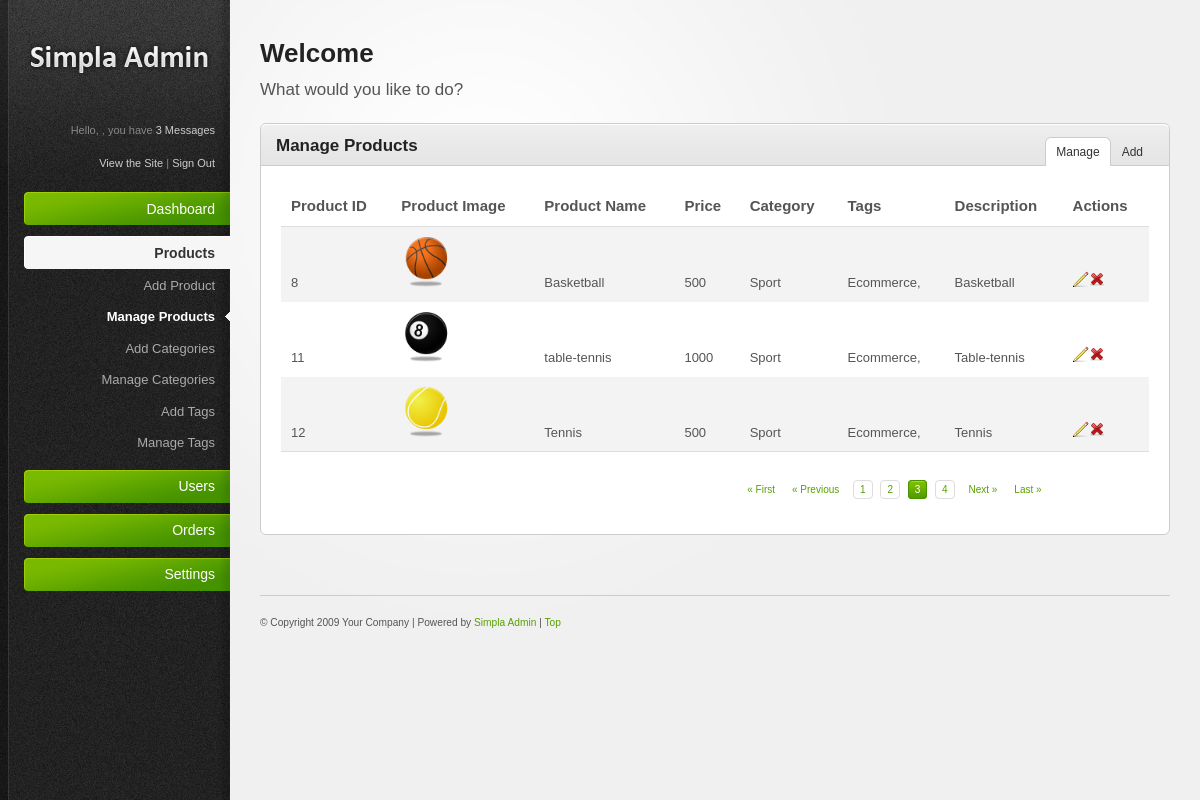
The page /manageproducts.php on the database its author committed.
### tables this page shows
CREATE TABLE `products` (
  `pid` int(20) NOT NULL,
  `pimage` varchar(500) NOT NULL,
  `pname` varchar(100) NOT NULL,
  `pprice` int(11) NOT NULL,
  `category` varchar(100) NOT NULL,
  `tag` varchar(100) NOT NULL,
  `description` varchar(500) NOT NULL
);

### manageproducts.php (the view, shortened to what this page needs)
<?php include 'header.php'; ?>
<?php include 'sidebar.php'; ?>
<?php include 'config.php'; ?>
    <div id="main-content">
        <h2><?php echo 'Welcome'.' '. $_SESSION['userdata']['uname']; ?></h2>
        <p id="page-intro">What would you like to do?</p>
        <div class="content-box">
            <div class="content-box-header">
                <h3>Manage Products</h3>
                <ul class="content-box-tabs">
                    <li><a href="#tab1" class="default-tab">Manage</a></li>
                    <li><a href="#tab2">Add</a></li>
                </ul>
            </div>
            <div class="content-box-content">
                <div class="tab-content default-tab" id="tab1">
                    <?php
                        $sql = "SELECT * FROM products";
                        $result = $conn->query($sql);
                    ?>
                    <table>
                        <thead>
                            <tr>
                               <th>Product ID</th>
                               <th>Product Image</th>
                               <th>Product Name</th>
                               <th>Price</th>
                               <th>Category</th>
                               <th>Tags</th>
                               <th>Description</th>
                               <th>Actions</th>
                            </tr>
                        </thead>
                        <tfoot>
                            <tr>
                                <td colspan="7">
                                    <div class="pagination">
                                        <a href="#" title="First Page">&laquo; First</a><a href="#" title="Previous Page">&laquo; Previous</a>
                                        <a href="#" class="number" title="1">1</a>
                                        <a href="#" class="number" title="2">2</a>
                                        <a href="#" class="number current" title="3">3</a>
                                        <a href="#" class="number" title="4">4</a>
                                        <a href="#" title="Next Page">Next &raquo;</a><a href="#" title="Last Page">Last &raquo;</a>
                                    </div>
                                </td>
                            </tr>
                        </tfoot>
                        <tbody>
                        <?php while ($row = $result->fetch_assoc()) {
                            echo '<tr>';
                                echo '<td>'.$row['pid'].'</td>';
                                echo '<td><img src="'.$row['pimage'].'" height="50px" width="50px" ></td>' ;
                                echo '<td>'.$row['pname'].'</td>';
                                echo '<td>'.$row['pprice'].'</td>' ;
                                echo '<td>'.$row['category'].'</td>';
                                echo '<td>'.$row['tag'].'</td>';
                                echo '<td>'.$row['description'].'</td>';
                                echo '<td>';
                                     echo "<a href='editproducts.php?edit=$row[pid]' title='Edit'><img src='resources/images/icons/pencil.png' alt='Edit' /></a>";
                                     echo "<a href='manageproducts.php?delete=$row[pid]' title='Delete'><img src='resources/images/icons/cross.png' alt='Delete' /></a>";
                                echo '</td>';
                            echo '</tr>';
                        }
                       ?>
                        </tbody>
                    </table>
                </div>
            </div>
        </div>
        <?php include 'footer.php'; ?>

### resources/css/style.css (style rules this page uses)
html { font-size: 100%; height: 100%; margin-bottom: 1px; }
body { font-family: Arial, Helvetica, sans-serif; color: #555; background: #f0f0f0 url('../images/bg-body.gif') top left repeat-y; font-size: 12px; }
h1, h2, h3, h4, h5, h6 { font-family: Helvetica, Arial, sans-serif; color: #222; font-weight: bold; }
h2 { font-size: 26px; padding: 0 0 10px 0; }
h3 { font-size: 17px; padding: 0 0 10px 0; }
a { color: #57a000; text-decoration: none; }
p { padding: 5px 0 10px 0; line-height: 1.6em; }
#main-content { margin: 0 30px 0 260px; padding: 40px 0 0 0; }
#page-intro { font-size: 17px; padding: 0 0 20px 0; }
#main-content ul, #main-content ol { padding: 10px 0; }
#main-content ul li { background: url('../images/icons/bullet_black.png') center left no-repeat; padding: 4px 0 4px 20px; }
.content-box { border: 1px solid #ccc; margin: 0 0 20px 0; background: #fff; }
.content-box-header { background: #e5e5e5 url('../images/bg-content-box.gif') top left repeat-x; margin-top: 1px; height: 40px; }
.content-box-header h3 { padding: 12px 15px 10px; float: left; }
ul.content-box-tabs { float: right; padding: 12px 15px 0 0 !important; margin: 0 !important; }
ul.content-box-tabs li { float: left; margin: 0; padding: 0 !important; background-image: none !important; }
ul.content-box-tabs li a { color: #333; padding: 8px 10px; display: block; margin: 1px; border-bottom: 0; }
ul.content-box-tabs li a.current { background: #fff; border: 1px solid #ccc; border-bottom: 0; margin: 0; }
.content-box-content { padding: 20px; font-size: 13px; border-top: 1px solid #ccc; }
#main-content table { width: 100%; border-collapse: collapse; }
#main-content table thead th { font-weight: bold; font-size: 15px; border-bottom: 1px solid #ddd; }
#main-content tbody { border-bottom: 1px solid #ddd; }
#main-content tbody tr { background: #fff; }
#main-content tbody tr.alt-row { background: #f3f3f3; }
#main-content table td, #main-content table th { padding: 10px; line-height: 1.3em; }
#main-content .pagination { text-align: right; padding: 20px 0 5px 0; font-family: Verdana, Arial, Helvetica, sans-serif; font-size: 10px; }
.pagination a { margin: 0 5px 0 0; padding: 3px 6px; }
.pagination a.number { border: 1px solid #ddd; }
.pagination a.current { background: #469400 url('../images/bg-button-green.gif') top left repeat-x !important; border-color: #459300 !important; color: #fff !important; }

### resources/css/invalid.css (style rules this page uses)
.button, #main-content table tfoot td .bulk-actions select, .pagination a.number, form input.text-input, form textarea, form .wysiwyg, form select, .dp-popup { -moz-border-radius: 4px; -webkit-border-radius: 4px; border-radius: 4px; }
.content-box, .content-box-header, ul.content-box-tabs li a.current, .shortcut-button, .notification { -moz-border-radius: 6px; -webkit-border-radius: 6px; border-radius: 6px; }
.content-box-header { -moz-border-radius-bottomleft: 0; -moz-border-radius-bottomright: 0; -webkit-border-bottom-left-radius: 0; -webkit-border-bottom-right-radius: 0; border-bottom-left-radius: 0; border-bottom-right-radius: 0; }
ul.content-box-tabs li a.current { -moz-border-radius-bottomleft: 0; -moz-border-radius-bottomright: 0; -webkit-border-bottom-left-radius: 0; -webkit-border-bottom-right-radius: 0; border-bottom-left-radius: 0; border-bottom-right-radius: 0; }

### rows shown on the page
products: pid "8", pimage (picture), pname "Basketball", pprice "500", category "Sport", tag "Ecommerce,", description "Basketball"
products: pid "11", pimage (picture), pname "table-tennis", pprice "1000", category "Sport", tag "Ecommerce,", description "Table-tennis"
products: pid "12", pimage (picture), pname "Tennis", pprice "500", category "Sport", tag "Ecommerce,", description "Tennis"
